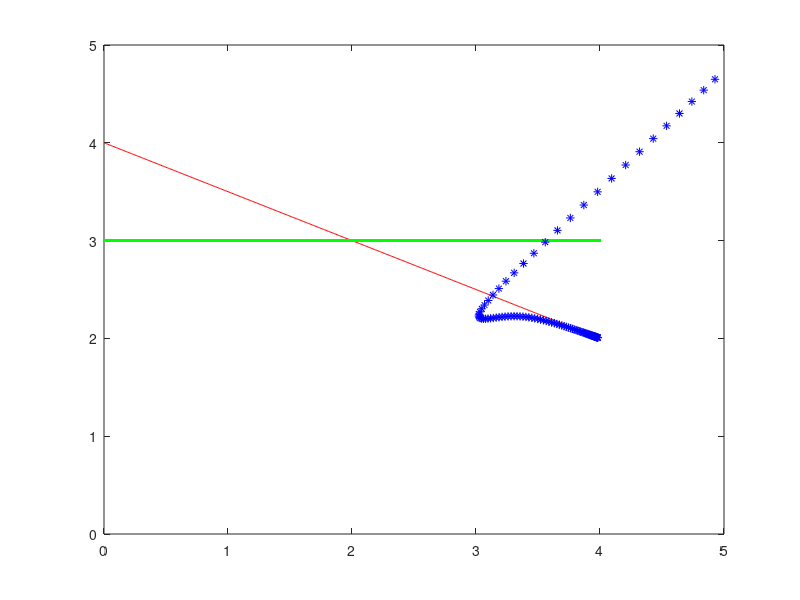

This chart was generated by the following MATLAB code:
%{
The algorithm adds the positive constraints of varibales into the objective, and starts from a
positive primal and dual solution in which KKT condition is satisfied with
certain parameter beta=0.25. Then the algorithm iteratively calculate the descent
direction by linearlize the objective function using the first three terms of its Taylor
expansion(Newton step). By graduallly decrease the value of barrier
coefficent \mu, the objective value converges to the original optimal
objective value(as well as the solution).
%}
clear
%input data
% A = [1,1,1,0; -1,1,0,1];
% b = [2;1];
% c = [-1; -2; 0; 0];

A = [1,2,1,0,0;4,0,0,1,0;0,4,0,0,1];
b = [8; 16; 12];
c = [-2; -3; 0; 0; 0];

shape = size(A);
m = shape(1);
n = shape(2);
M = 10;%artificial variable
%multiplier = (n+2) / ((m * max(max(A)) )^m*n);%standard coefficient, each variable <= (mU)^m) 
temp = b./A;
multiplier = (n+2)/(sum(min(temp)));%standard coefficient, each variable <= min(b/A_j)
%reformulation, enlarge feasible domain by 'multiplier' times
b_bar = b*multiplier;
c = [c; M; 0];
A = [A,b_bar-A*ones(n,1), zeros(m,1);ones(1,n), 1, 1];
b = [b_bar; n+2];

%initial solution, which satisfies x>0, s>0,tolerance satisfy norm(X*S*e/u-e)=beta
u = 4 * sqrt(norm(c(1:n))^2 + M^2);
x = ones(n+2, 1);
p = [zeros(m,1); -u];
s = [c(1:n)+u*ones(n,1); u+M; u];
%paramter setting
n = n+2;%two additional variable
zeta = 0.01;%tolerance
beta = 0.25;%initial gap
k = 1;%iteration counter
K = ceil((sqrt(beta) + sqrt(n)) / (sqrt(beta) - beta)...
    *log([u-1; u-2; u; u; u+M; u]'*ones(6, 1)*(1+beta) / (zeta*(1-beta))));%maximum iteration times
alpha = 1 - (sqrt(beta) - beta)/ (sqrt(beta) + sqrt(n));%step
e = ones(n,1);
while(1)
    if (s'*x < zeta)
        break
    end
    X = diag(x);
    u = alpha*u;
    x1(k) = x(1,1)/multiplier;
    x2(k) = x(2,1)/multiplier;
    d = (eye(n) - X*X*A'*(A*X*X*A')^(-1)*A) * (X*e-X*X*c/u);
    p1 = (A*X*X*A')^(-1)*A*(X*X*c-u*X*e);
    x = x + d;
    p = p1;
    s = c - A'*p1;
    k = k+1;
end
x = x/multiplier;
x_c = 0:0.01:4;
% y1 = -x_c;
% y2 = 1+x_c;
y1 = 4-0.5*x_c;
y2 = 3;
plot(x_c, y1, 'r', x_c, y2, 'g', x1, x2, 'b*')
set(gca, 'xlim', [0,5]);
set(gca, 'ylim', [0,5]);
